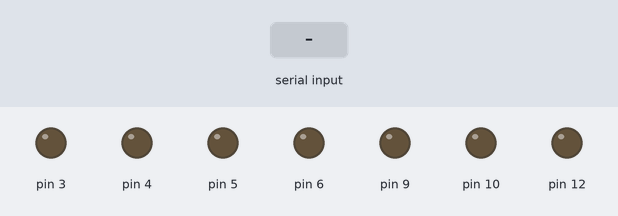
Simulated run of this sketch. Board: Arduino Uno, built with avr-gcc and run on an emulated ATmega328P. On the bench: output pins drawn as LEDs (lit = HIGH). The test bench sets the inputs (shaded band).

Above: at 1.2 s.
1.3 s: "1" received over Serial
At 2.4 s:
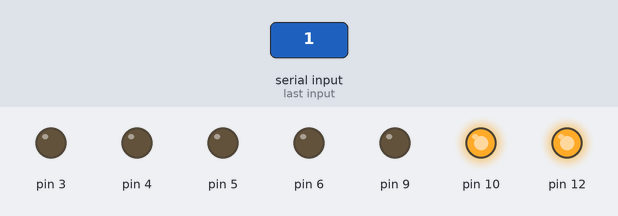
2.8 s: "2" received over Serial
At 3.6 s:
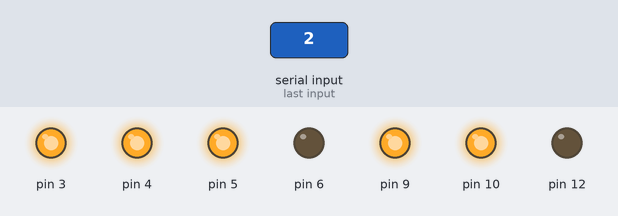
4.3 s: "3" received over Serial
At 4.7 s:
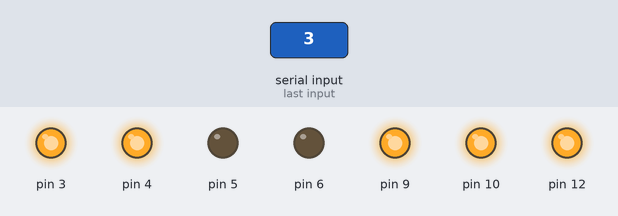
5.8 s: "4" received over Serial
At 7.0 s:
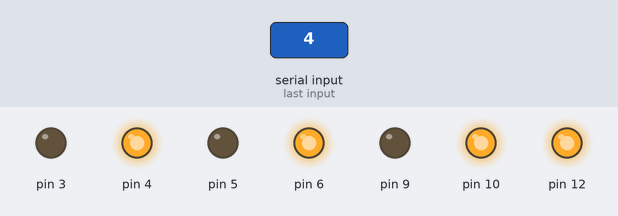
7.3 s: "5" received over Serial
At 8.2 s:
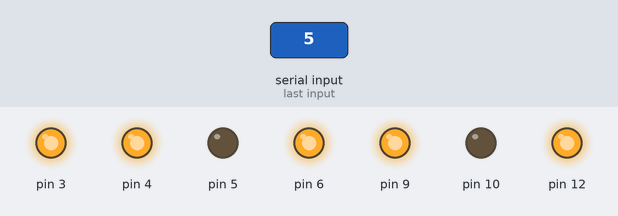
8.8 s: "6" received over Serial
At 9.4 s:
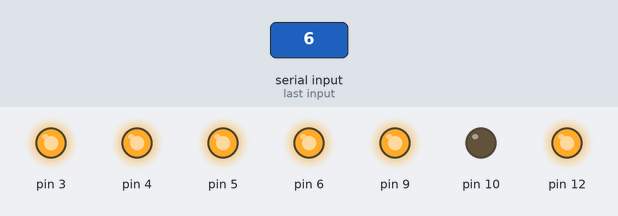
Timing chart, 0 to 11.3 s (numbered marks = the images above; inputs shaded):
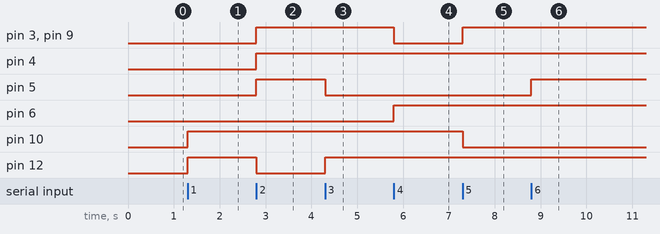

The sketch:

serial_ssd_display_digits.ino
```cpp
char input;

void setup() {
  Serial.begin(9600);

  // Set SSD segment pins as output
  pinMode(4, OUTPUT);   // g
  pinMode(6, OUTPUT);   // f
  pinMode(9, OUTPUT);   // a
  pinMode(10, OUTPUT);  // b
  pinMode(5, OUTPUT);   // d
  pinMode(3, OUTPUT);   // c
  pinMode(12, OUTPUT);  // e
}

void loop() {
  if (Serial.available() > 0) {
    input = Serial.read();

    // Only clear and show if input is valid (1–9)
    if (input >= '1' && input <= '9') {
      clearDisplay();
      displayDigit(input);
    }
  }
}

// Display correct digit
void displayDigit(char digit) {
  switch (digit) {
    case '1': show1(); break;
    case '2': show2(); break;
    case '3': show3(); break;
    case '4': show4(); break;
    case '5': show5(); break;
    case '6': show6(); break;
    case '7': show7(); break;
    case '8': show8(); break;
    case '9': show9(); break;
  }
}

// ------ Digit Functions ------

void show1() {
  digitalWrite(10, HIGH); // b
  digitalWrite(12, HIGH);  // c
}

void show2() {
  digitalWrite(9, HIGH);  // a
  digitalWrite(10, HIGH); // b
  digitalWrite(4, HIGH);  // g
  digitalWrite(3, HIGH); // e
  digitalWrite(5, HIGH);  // d
}

void show3() {
  digitalWrite(9, HIGH);  digitalWrite(10, HIGH);
  digitalWrite(4, HIGH);  digitalWrite(12, HIGH); digitalWrite(3, HIGH);
}

void show4() {
  digitalWrite(6, HIGH); digitalWrite(4, HIGH);
  digitalWrite(10, HIGH); digitalWrite(12, HIGH);
}

void show5() {
  digitalWrite(9, HIGH);  digitalWrite(6, HIGH);
  digitalWrite(4, HIGH);  digitalWrite(12, HIGH); digitalWrite(3, HIGH);
}

void show6() {
  digitalWrite(9, HIGH);  digitalWrite(6, HIGH);
  digitalWrite(4, HIGH);  digitalWrite(3, HIGH);
  digitalWrite(5, HIGH);  digitalWrite(12, HIGH);
}

void show7() {
  digitalWrite(9, HIGH); digitalWrite(10, HIGH); digitalWrite(12, HIGH);
}

void show8() {
  digitalWrite(9, HIGH);  digitalWrite(10, HIGH); digitalWrite(3, HIGH);
  digitalWrite(5, HIGH);  digitalWrite(12, HIGH);
  digitalWrite(6, HIGH);  digitalWrite(4, HIGH);
}

void show9() {
  digitalWrite(9, HIGH);  digitalWrite(10, HIGH); digitalWrite(12, HIGH);
  digitalWrite(3, HIGH);  digitalWrite(6, HIGH);  digitalWrite(4, HIGH);
}

void clearDisplay() {
  digitalWrite(4, LOW);  // g
  digitalWrite(6, LOW);  // f
  digitalWrite(9, LOW);  // a
  digitalWrite(10, LOW); // b
  digitalWrite(5, LOW);  // d
  digitalWrite(3, LOW);  // c
  digitalWrite(12, LOW); // e
}
```

Measured:
- after the input at 1.3 s, pin 10, pin 12: LOW → HIGH at once
- after the input at 2.8 s, pin 3–5, pin 9: LOW → HIGH at once; pin 12: HIGH → LOW at once
- after the input at 4.3 s, pin 5: HIGH → LOW at once; pin 12: LOW → HIGH at once
- after the input at 5.8 s, pin 3, pin 9: HIGH → LOW at once; pin 6: LOW → HIGH at once
- after the input at 7.3 s, pin 3, pin 9: LOW → HIGH at once; pin 10: HIGH → LOW at once
- after the input at 8.8 s, pin 5: LOW → HIGH at once
